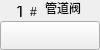
<?xml version="1.0" encoding="UTF-8"?>
<ui version="4.0">
 <class>TankAirValve</class>
 <widget class="QWidget" name="TankAirValve">
  <property name="geometry">
   <rect>
    <x>0</x>
    <y>0</y>
    <width>100</width>
    <height>50</height>
   </rect>
  </property>
  <property name="windowTitle">
   <string>Form</string>
  </property>
  <property name="autoFillBackground">
   <bool>false</bool>
  </property>
  <widget class="QLabel" name="valveIndexLabel">
   <property name="geometry">
    <rect>
     <x>10</x>
     <y>6</y>
     <width>21</width>
     <height>16</height>
    </rect>
   </property>
   <property name="font">
    <font>
     <family>Angsana New</family>
     <pointsize>13</pointsize>
     <weight>50</weight>
     <bold>false</bold>
    </font>
   </property>
   <property name="text">
    <string>1</string>
   </property>
   <property name="alignment">
    <set>Qt::AlignBottom|Qt::AlignHCenter</set>
   </property>
  </widget>
  <widget class="QLabel" name="label_5">
   <property name="geometry">
    <rect>
     <x>30</x>
     <y>3</y>
     <width>16</width>
     <height>16</height>
    </rect>
   </property>
   <property name="font">
    <font>
     <family>Arial</family>
     <pointsize>9</pointsize>
     <weight>50</weight>
     <bold>false</bold>
    </font>
   </property>
   <property name="text">
    <string>#</string>
   </property>
   <property name="alignment">
    <set>Qt::AlignBottom|Qt::AlignLeading|Qt::AlignLeft</set>
   </property>
  </widget>
  <widget class="QPushButton" name="valvePushButton">
   <property name="geometry">
    <rect>
     <x>0</x>
     <y>21</y>
     <width>100</width>
     <height>29</height>
    </rect>
   </property>
   <property name="text">
    <string/>
   </property>
   <property name="flat">
    <bool>false</bool>
   </property>
  </widget>
  <widget class="QLabel" name="nameLabel">
   <property name="geometry">
    <rect>
     <x>45</x>
     <y>1</y>
     <width>50</width>
     <height>16</height>
    </rect>
   </property>
   <property name="text">
    <string>管道阀</string>
   </property>
   <property name="alignment">
    <set>Qt::AlignBottom|Qt::AlignLeading|Qt::AlignLeft</set>
   </property>
  </widget>
 </widget>
 <resources/>
 <connections/>
</ui>
